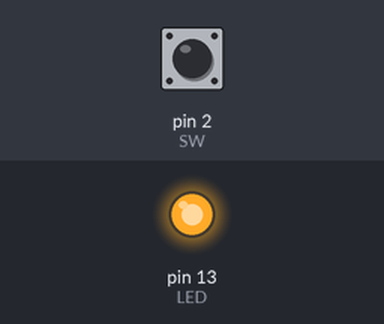
This sketch was run on a simulated Arduino Uno, built with avr-gcc and run on an emulated ATmega328P. Shown: output pins drawn as LEDs (lit = HIGH). Inputs (shaded band) come from the test bench; at power-on: pin 2 (SW) HIGH.

Above: at 1.3 s.
1.4 s: pin 2 (SW) pulled LOW for 0.3 s
At 1.62 s:
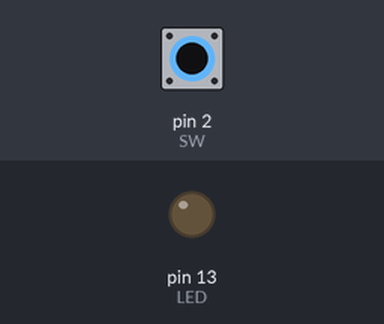
3.2 s: pin 2 (SW) pulled LOW for 3.2 s
At 7.9 s:
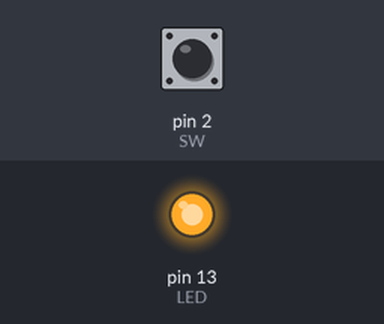
Timing chart, 0 to 9.4 s (numbered marks = the images above; inputs shaded):
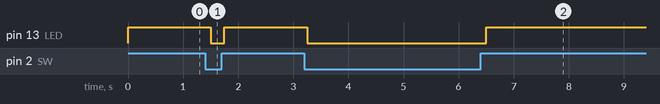

The sketch:

06.NoInterrupt.ino
```cpp
int LED = 13;
int SW = 2;

void handleSW() {
    digitalWrite(LED, digitalRead(SW));
}

void handleOtherStuff() {
    delay(250);
}

void setup() {
    pinMode(LED, OUTPUT);
    pinMode(SW, INPUT_PULLUP);
}

void loop() {
    handleSW();
    handleOtherStuff();
}
```

Measured:
- after the input at 1.4 s, pin 13 (LED): HIGH → LOW after 0.10 s, → HIGH 0.25 s later
- after the input at 3.2 s, pin 13 (LED): HIGH → LOW after 0.05 s, → HIGH 3.3 s later
